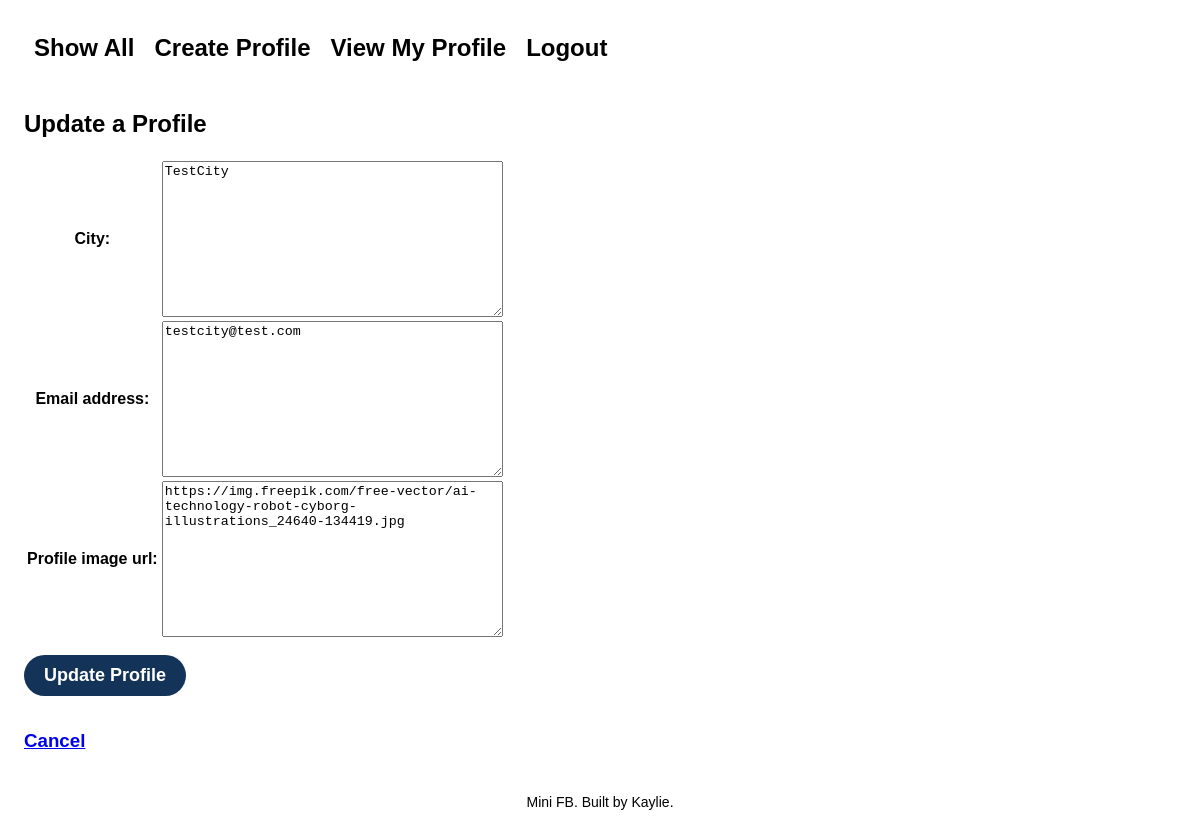
The app's page /mini_fb/profile/update (signed in) with its own data.
### mini_fb/models.py (models this page shows, shortened)
class Profile(models.Model):
    first_name = models.TextField(blank=False)
    last_name = models.TextField(blank=False)
    city = models.TextField(blank=False)
    email_address = models.TextField(blank=False)
    profile_image_url = models.TextField(blank=False)
    user = models.ForeignKey(User, on_delete=models.CASCADE)

### mini_fb/views.py (the view, shortened to what this page needs)
# urls.py: path('profile/update', UpdateProfileView.as_view(), name="update_profile"),
class UpdateProfileView(LoginRequiredMixin, UpdateView):
    model = Profile
    form_class = UpdateProfileForm
    template_name = "mini_fb/update_profile_form.html"
    def get_object(self):
        return Profile.objects.get(user=self.request.user)

### mini_fb/forms.py
class UpdateProfileForm(forms.ModelForm):
    class Meta:
        model = Profile
        fields = ['city', 'email_address', 'profile_image_url']

### mini_fb/templates/mini_fb/update_profile_form.html (shortened to what this page needs)
{% extends 'mini_fb/base.html' %}
{% block content %}
<h2>Update a Profile</h2>
<form method = 'POST' enctype="multipart/form-data">
    <table>
        {{form.as_table}}
    </table>
    <input type='submit' name = 'update_profile' value= 'Update Profile'>
</form>
<h3><a href="{% url 'my_profile' %}">Cancel</a></h3>
{% endblock %}

### static/styles.css (style rules this page uses)
body { font-family: 'Helvetica'; margin: 0; padding: 2%; font-size: 16px; }
input[type="submit"], .swap, form a { align-self: flex-end; margin: 15px 0px; color: black; padding: 10px 20px; text-decoration: none; border-radius: 50px; font-weight: 600; background-color:#143359; color: white; font-size: 18px; border: none; cursor: pointer; }
form { font-size: 18px; }

### records on screen
Profile: city "TestCity", email_address "testcity@test.com", profile_image_url "https://img.freepik.com/free-vector/ai-technology-robot-cyborg-illustrations_24640-134419.jpg"
